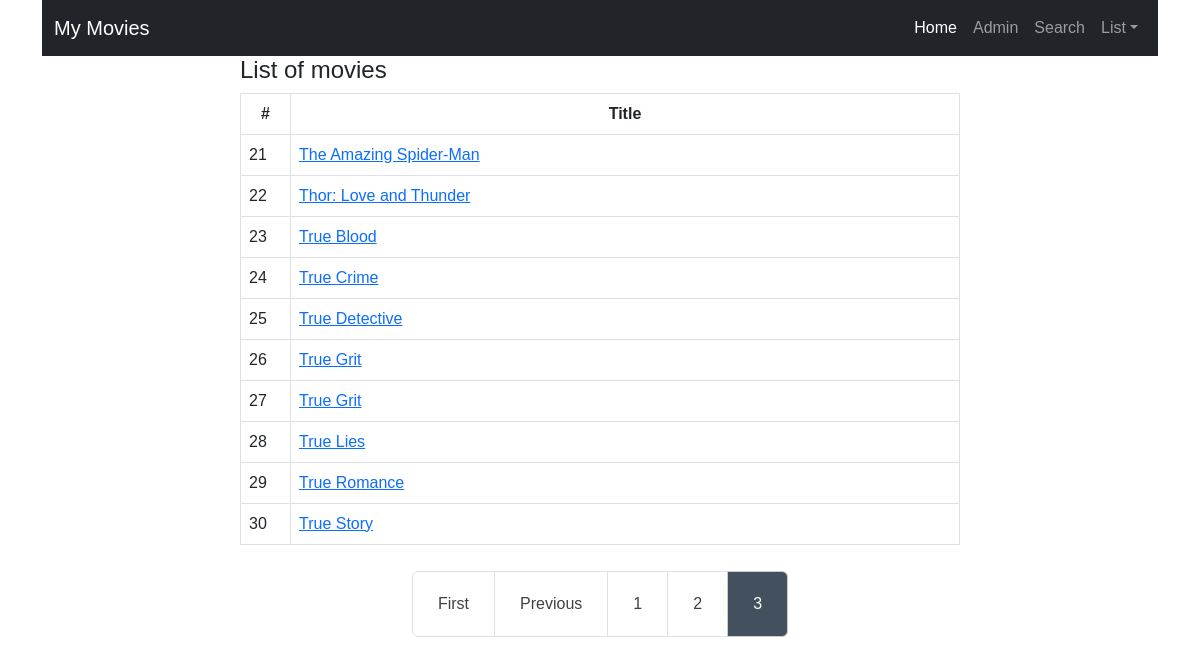
Before: /movieapp/movie_list/?page=3 with the older database file.
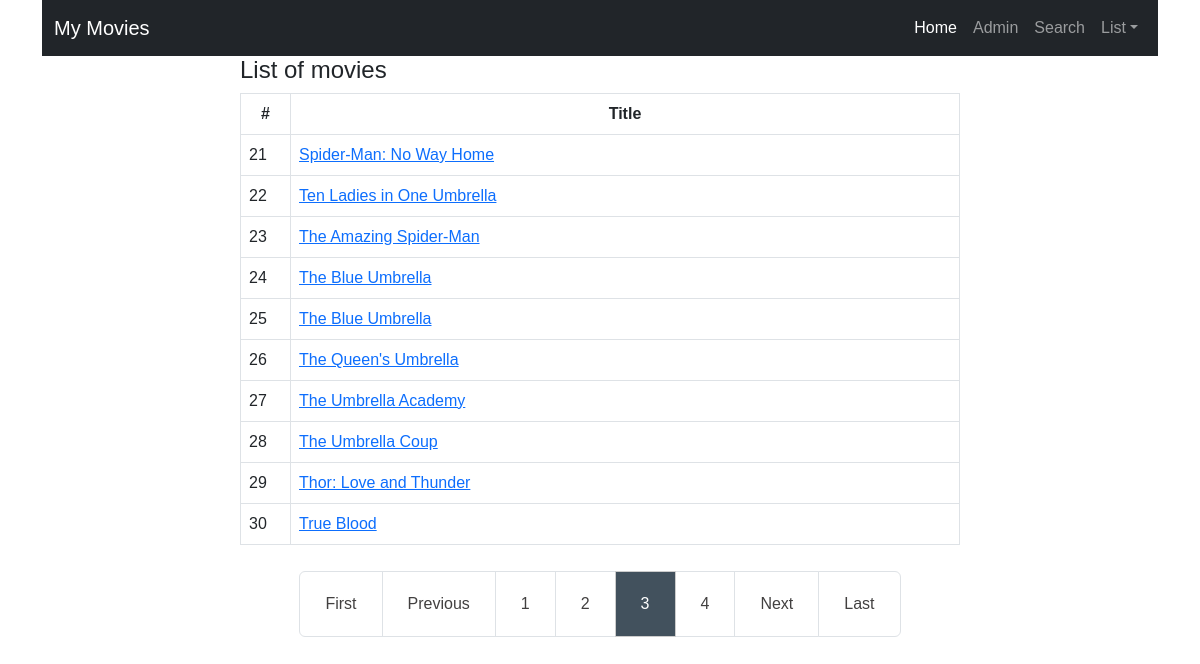
After: the same page with the newer database file.
### movieapp/models.py (models this page shows, shortened)
class Movie (models.Model):
    title = models.CharField(max_length=100)
    year = models.CharField(max_length=100)
    imdbID = models.CharField(max_length=100)
    type = models.CharField(max_length=100)
    poster = models.CharField(max_length=100, null=True, blank=True)
    class Meta:
        ordering = ['title']
        verbose_name_plural = 'movies'

### movieapp/views.py (the view)
# urls.py: path('movie_list/', views.MovieListView.as_view(), name='movie_list'),  # Movie List View
class MovieListView(ListView):
    model = Movie
    queryset = Movie.objects.order_by("title")
    context_object_name = "movies"
    paginate_by = 10

### movieapp/templates/movieapp/movie_list.html (shortened to what this page needs)
{% extends "base.html" %}
{% block main %}
    <div class="container">
        <div class="row">
            <div class="col-8 mx-auto">
                <h4>List of movies</h4>
                <table class="table table-bordered">
                    <thead>
                    <tr class="text-center">
                        <th style="width: 50px;">#</th>
                        <th>Title</th>
                    </tr>
                    </thead>
                    <tbody>
                    {% for movie in movies %}
                        <tr>
                            <td>{{ page_obj.start_index|add:forloop.counter0 }}</td>
                            <td><a href="{% url "movieapp:movie_detail" pk=movie.id %}">{{ movie.title }}</a></td>
                        </tr>
                    {% endfor %}
                    </tbody>
                </table>
            </div>
        </div>
    </div>
    <div class="pagination-container">
        <ul class="pagination">
            {% if page_obj.has_previous %}
                <li class="page-item">
                    <a class="page-link" href="?page=1">First</a>
                </li>
                <li class="page-item">
                    <a class="page-link" href="?page={{ page_obj.previous_page_number }}">Previous</a>
                </li>
            {% endif %}
            {% for page_num in page_obj.paginator.page_range %}
                {% if page_obj.number >= page_num|add:"-2" and page_obj.number <= page_num|add:"2" %}
                    <li class="page-item">
                        <a class="page-link {% if page_num == page_obj.number %}active{% endif %}" href="?page={{ page_num }}">{{ page_num }}</a>
                    </li>
                {% endif %}
            {% endfor %}
            {% if page_obj.has_next %}
                <li class="page-item">
                    <a class="page-link" href="?page={{ page_obj.next_page_number }}">Next</a>
                </li>
                <li class="page-item">
                    <a class="page-link" href="?page={{ page_obj.paginator.num_pages }}">Last</a>
                </li>
            {% endif %}
        </ul>
    </div>
{% endblock %}

Changed rows visible on the page:
no longer on this page (row unchanged): Movie: start_index|add "24", title "True Crime"
no longer on this page (row unchanged): Movie: start_index|add "25", title "True Detective"
no longer on this page (row unchanged): Movie: start_index|add "26", title "True Grit"
no longer on this page (row unchanged): Movie: start_index|add "27", title "True Grit"
no longer on this page (row unchanged): Movie: start_index|add "28", title "True Lies"
no longer on this page (row unchanged): Movie: start_index|add "29", title "True Romance"
no longer on this page (row unchanged): Movie: start_index|add "30", title "True Story"
now on this page (row unchanged): Movie: start_index|add "21", title "Spider-Man: No Way Home"
added Movie: start_index|add "22", title "Ten Ladies in One Umbrella"
computed for Movie "The Amazing Spider-Man": start_index|add "21" → "23"
added Movie: start_index|add "24", title "The Blue Umbrella"
added Movie: start_index|add "25", title "The Blue Umbrella"
added Movie: start_index|add "26", title "The Queen's Umbrella"
added Movie: start_index|add "27", title "The Umbrella Academy"
added Movie: start_index|add "28", title "The Umbrella Coup"
computed for Movie "Thor: Love and Thunder": start_index|add "22" → "29"
computed for Movie "True Blood": start_index|add "23" → "30"
Other visible differences:
new list line: "4"
text now shown: "Next Last"
